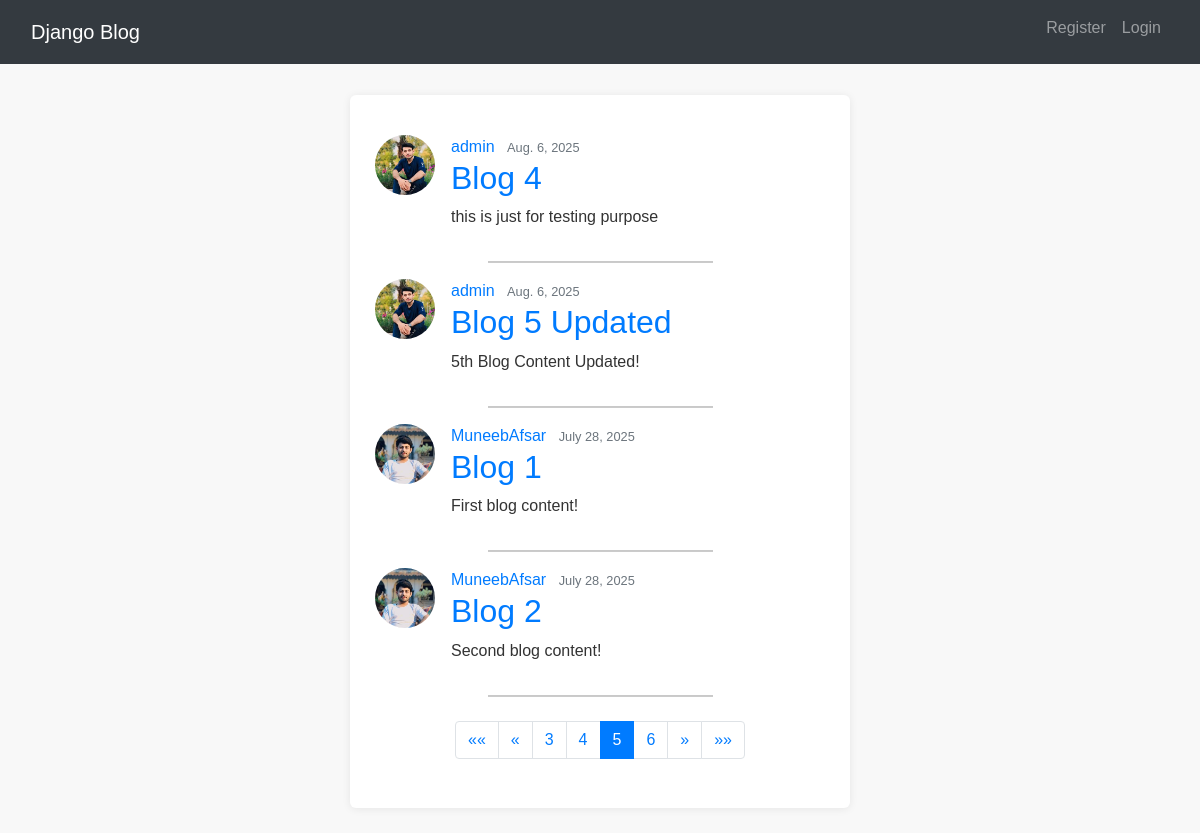
The app's page /?page=5 with its own data.
### blog/models.py (models this page shows, shortened)
class post(models.Model):
    title = models.CharField(max_length=200)
    content = models.TextField()
    date_posted = models.DateField(default = timezone.now)
    auther = models.ForeignKey(User, on_delete=models.CASCADE)

### users/models.py (models this page shows, shortened)
class Profile(models.Model):
    user = models.OneToOneField(User,on_delete=models.CASCADE)
    image = models.ImageField(upload_to='profile_pics', default='default.jpg')

### blog/views.py (the view)
# urls.py: path("",PostListView.as_view(), name = "blog-home"),
class PostListView(ListView): #ye class based view hai is ma hum varaible ka use karty hai
    model = post
    template_name = 'blog/home.html'
    context_object_name = 'posts'  #Iska matlab ye hai ke jo object fetch hua hai, wo template me kis naam se aayega.
    ordering =['-date_posted']
    paginate_by = 4

### blog/templates/blog/home.html (shortened to what this page needs)
{% extends "blog/base.html" %}
{% block content %}
     {% for post in posts %}
        <article class="media content-section">
            <img class="rounded-circle article-img" style="width: 60px; height: 60px; object-fit: cover;" src="{{ post.auther.profile.image.url }}">
            <div class="media-body">
                <div class="article-metadata">
                    <a class="mr-2 ms-3" href="{% url 'user-posts' post.auther.username %}">{{ post.auther }}</a>
                    <small class="text-muted">{{ post.date_posted }}</small>
                </div>
                <h2><a class="article-title ms-3" href="{% url 'post-detail' post.id %}"> {{ post.title }} </a></h2>
                <p class="article-content ms-3">{{ post.content }}</p>
            </div>
        </article>
        <hr class="legend-line w-50 mx-auto">
    {% endfor %}
    {% if is_paginated %}
    <nav aria-label="Page navigation" class="my-4">
        <ul class="pagination justify-content-center">
            {% if page_obj.has_previous %}
                <li class="page-item">
                    <a class="page-link" href="?page=1" aria-label="First">
                        <span aria-hidden="true">&laquo;&laquo;</span>
                    </a>
                </li>
                <li class="page-item">
                    <a class="page-link" href="?page={{ page_obj.previous_page_number }}" aria-label="Previous">
                        <span aria-hidden="true">&laquo;</span>
                    </a>
                </li>
            {% endif %}
            {% for num in page_obj.paginator.page_range %}
                {% if page_obj.number == num %}
                    <li class="page-item active" aria-current="page">
                        <span class="page-link">{{ num }}</span>
                    </li>
                {% elif num > page_obj.number|add:"-3" and num < page_obj.number|add:"3" %}
                    <li class="page-item">
                        <a class="page-link" href="?page={{ num }}">{{ num }}</a>
                    </li>
                {% endif %}
            {% endfor %}
            {% if page_obj.has_next %}
                <li class="page-item">
                    <a class="page-link" href="?page={{ page_obj.next_page_number }}" aria-label="Next">
                        <span aria-hidden="true">&raquo;</span>
                    </a>
                </li>
                <li class="page-item">
                    <a class="page-link" href="?page={{ page_obj.paginator.num_pages }}" aria-label="Last">
                        <span aria-hidden="true">&raquo;&raquo;</span>
                    </a>
                </li>
            {% endif %}
        </ul>
    </nav>
{% endif %}
{% endblock content %}

### blog/static/blog/style.css (style rules this page uses)
body { font-family: 'Arial', sans-serif; line-height: 1.5; color: #333; background-color: #f8f8f8; margin: 0; padding: 15px; }

### records on screen
post: auther.profile.image (picture), auther "admin", date_posted "Aug. 6, 2025", title "Blog 4", content "this is just for testing purpose"
post: auther.profile.image (picture), auther "admin", date_posted "Aug. 6, 2025", title "Blog 5 Updated", content "5th Blog Content Updated!"
post: auther.profile.image (picture), auther "MuneebAfsar", date_posted "July 28, 2025", title "Blog 1", content "First blog content!"
post: auther.profile.image (picture), auther "MuneebAfsar", date_posted "July 28, 2025", title "Blog 2", content "Second blog content!"

### other values on screen
{{ num }} "3" "4" "6"
{{ num }} "5"
